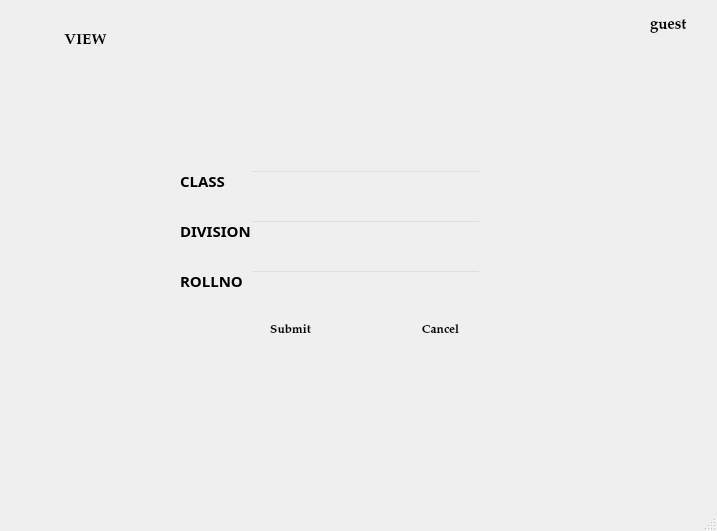
<?xml version="1.0" encoding="UTF-8"?>
<ui version="4.0">
 <class>viewg</class>
 <widget class="QMainWindow" name="viewg">
  <property name="geometry">
   <rect>
    <x>0</x>
    <y>0</y>
    <width>717</width>
    <height>531</height>
   </rect>
  </property>
  <property name="windowTitle">
   <string>MainWindow</string>
  </property>
  <widget class="QWidget" name="centralwidget">
   <widget class="QLabel" name="invalid">
    <property name="geometry">
     <rect>
      <x>150</x>
      <y>350</y>
      <width>251</width>
      <height>31</height>
     </rect>
    </property>
    <property name="font">
     <font>
      <family>MS Sans Serif</family>
     </font>
    </property>
    <property name="styleSheet">
     <string notr="true">color: rgb(255, 3, 3);</string>
    </property>
    <property name="text">
     <string/>
    </property>
   </widget>
   <widget class="QLabel" name="label">
    <property name="enabled">
     <bool>true</bool>
    </property>
    <property name="geometry">
     <rect>
      <x>0</x>
      <y>-20</y>
      <width>751</width>
      <height>551</height>
     </rect>
    </property>
    <property name="frameShadow">
     <enum>QFrame::Plain</enum>
    </property>
    <property name="text">
     <string/>
    </property>
    <property name="pixmap">
     <pixmap resource="pic.qrc">:/newPrefix/ttt.jpg</pixmap>
    </property>
   </widget>
   <widget class="QPushButton" name="add">
    <property name="geometry">
     <rect>
      <x>20</x>
      <y>20</y>
      <width>131</width>
      <height>41</height>
     </rect>
    </property>
    <property name="font">
     <font>
      <family>Palatino Linotype</family>
      <pointsize>11</pointsize>
      <weight>75</weight>
      <bold>true</bold>
     </font>
    </property>
    <property name="acceptDrops">
     <bool>false</bool>
    </property>
    <property name="styleSheet">
     <string notr="true">background-color: rgb(255, 255, 255);</string>
    </property>
    <property name="text">
     <string>VIEW</string>
    </property>
    <property name="checkable">
     <bool>false</bool>
    </property>
    <property name="default">
     <bool>true</bool>
    </property>
    <property name="flat">
     <bool>true</bool>
    </property>
   </widget>
   <widget class="QLabel" name="label_2">
    <property name="geometry">
     <rect>
      <x>620</x>
      <y>10</y>
      <width>31</width>
      <height>31</height>
     </rect>
    </property>
    <property name="text">
     <string/>
    </property>
    <property name="pixmap">
     <pixmap resource="pic.qrc">:/newPrefix/icon.png</pixmap>
    </property>
   </widget>
   <widget class="QLabel" name="label_3">
    <property name="geometry">
     <rect>
      <x>650</x>
      <y>10</y>
      <width>47</width>
      <height>31</height>
     </rect>
    </property>
    <property name="font">
     <font>
      <family>Palatino Linotype</family>
      <pointsize>11</pointsize>
      <weight>75</weight>
      <bold>true</bold>
     </font>
    </property>
    <property name="text">
     <string>guest</string>
    </property>
   </widget>
   <widget class="QLabel" name="label_12">
    <property name="geometry">
     <rect>
      <x>180</x>
      <y>220</y>
      <width>81</width>
      <height>21</height>
     </rect>
    </property>
    <property name="font">
     <font>
      <family>Myriad Pro Light</family>
      <pointsize>11</pointsize>
      <weight>75</weight>
      <bold>true</bold>
     </font>
    </property>
    <property name="text">
     <string>DIVISION </string>
    </property>
   </widget>
   <widget class="QLabel" name="label_13">
    <property name="geometry">
     <rect>
      <x>180</x>
      <y>170</y>
      <width>81</width>
      <height>21</height>
     </rect>
    </property>
    <property name="font">
     <font>
      <family>Myriad Pro Light</family>
      <pointsize>11</pointsize>
      <weight>75</weight>
      <bold>true</bold>
     </font>
    </property>
    <property name="text">
     <string>CLASS       </string>
    </property>
   </widget>
   <widget class="QLabel" name="label_14">
    <property name="geometry">
     <rect>
      <x>180</x>
      <y>270</y>
      <width>81</width>
      <height>21</height>
     </rect>
    </property>
    <property name="font">
     <font>
      <family>Myriad Pro Light</family>
      <pointsize>11</pointsize>
      <weight>75</weight>
      <bold>true</bold>
     </font>
    </property>
    <property name="text">
     <string>ROLLNO  </string>
    </property>
   </widget>
   <widget class="QLineEdit" name="division">
    <property name="geometry">
     <rect>
      <x>250</x>
      <y>220</y>
      <width>231</width>
      <height>21</height>
     </rect>
    </property>
    <property name="styleSheet">
     <string notr="true">background:transparent</string>
    </property>
   </widget>
   <widget class="QLineEdit" name="class_2">
    <property name="geometry">
     <rect>
      <x>250</x>
      <y>170</y>
      <width>231</width>
      <height>21</height>
     </rect>
    </property>
    <property name="styleSheet">
     <string notr="true">background:transparent</string>
    </property>
   </widget>
   <widget class="QLineEdit" name="roll">
    <property name="geometry">
     <rect>
      <x>250</x>
      <y>270</y>
      <width>231</width>
      <height>21</height>
     </rect>
    </property>
    <property name="styleSheet">
     <string notr="true">background:transparent</string>
    </property>
   </widget>
   <widget class="QLabel" name="invalid_2">
    <property name="geometry">
     <rect>
      <x>240</x>
      <y>280</y>
      <width>151</width>
      <height>16</height>
     </rect>
    </property>
    <property name="font">
     <font>
      <family>MS Sans Serif</family>
      <pointsize>10</pointsize>
      <weight>75</weight>
      <bold>true</bold>
     </font>
    </property>
    <property name="styleSheet">
     <string notr="true">color:rgb(238, 0, 0)</string>
    </property>
    <property name="text">
     <string/>
    </property>
   </widget>
   <widget class="QPushButton" name="cancel">
    <property name="geometry">
     <rect>
      <x>400</x>
      <y>320</y>
      <width>81</width>
      <height>21</height>
     </rect>
    </property>
    <property name="font">
     <font>
      <family>Palatino Linotype</family>
      <pointsize>9</pointsize>
      <weight>75</weight>
      <bold>true</bold>
     </font>
    </property>
    <property name="acceptDrops">
     <bool>false</bool>
    </property>
    <property name="styleSheet">
     <string notr="true">background-color: rgb(255, 255, 255);</string>
    </property>
    <property name="text">
     <string>Cancel</string>
    </property>
    <property name="checkable">
     <bool>false</bool>
    </property>
    <property name="default">
     <bool>true</bool>
    </property>
    <property name="flat">
     <bool>true</bool>
    </property>
   </widget>
   <widget class="QPushButton" name="submit">
    <property name="geometry">
     <rect>
      <x>250</x>
      <y>320</y>
      <width>81</width>
      <height>21</height>
     </rect>
    </property>
    <property name="font">
     <font>
      <family>Palatino Linotype</family>
      <pointsize>9</pointsize>
      <weight>75</weight>
      <bold>true</bold>
     </font>
    </property>
    <property name="acceptDrops">
     <bool>false</bool>
    </property>
    <property name="styleSheet">
     <string notr="true">background-color: rgb(255, 255, 255);</string>
    </property>
    <property name="text">
     <string>Submit</string>
    </property>
    <property name="checkable">
     <bool>false</bool>
    </property>
    <property name="default">
     <bool>true</bool>
    </property>
    <property name="flat">
     <bool>true</bool>
    </property>
   </widget>
   <widget class="QLabel" name="invalid_3">
    <property name="geometry">
     <rect>
      <x>250</x>
      <y>290</y>
      <width>151</width>
      <height>16</height>
     </rect>
    </property>
    <property name="font">
     <font>
      <family>MS Shell Dlg 2</family>
      <pointsize>10</pointsize>
      <weight>50</weight>
      <bold>false</bold>
     </font>
    </property>
    <property name="styleSheet">
     <string notr="true">color:rgb(238, 0, 0)
</string>
    </property>
    <property name="text">
     <string/>
    </property>
   </widget>
  </widget>
  <widget class="QMenuBar" name="menubar">
   <property name="geometry">
    <rect>
     <x>0</x>
     <y>0</y>
     <width>717</width>
     <height>21</height>
    </rect>
   </property>
  </widget>
  <widget class="QStatusBar" name="statusbar"/>
 </widget>
 <tabstops>
  <tabstop>class_2</tabstop>
  <tabstop>division</tabstop>
  <tabstop>roll</tabstop>
  <tabstop>submit</tabstop>
  <tabstop>cancel</tabstop>
  <tabstop>add</tabstop>
 </tabstops>
 <resources>
  <include location="pic.qrc"/>
 </resources>
 <connections/>
</ui>
